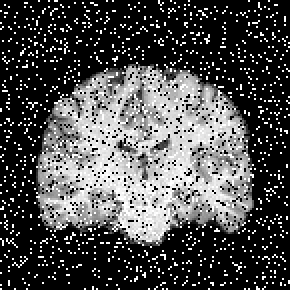
#> input picture BioInfo ll - Project Work/Assignment 06-Image-Processing/brain.png, 145 x 145 px (shown 2 times larger)
$ jupyter execute --allow-errors Bioinf-assignment-06-Image-Processing.ipynb   (older library calls are emulated)
#> lines starting #> are read from the running program, lines starting #| are printed output that depends on the picture; after the words box and inside, x2 and y2 are one past the last pixel; in counts of white or black regions, pixels touching at a corner belong together
[cell 1]
import scipy.misc as sm
from scipy import ndimage
import numpy as np
import matplotlib.pyplot as plt
from skimage import data
from skimage import filters
from skimage.morphology import erosion, disk

# a) Read the grayscale image brain.png, which is provided on the lecture homepage. Reduce the salt and pepper noise in the image using a median filter.

[cell 2]
png_file = sm.imread("brain.png", flatten = False, mode = 'L')
#> png_file is the input picture: shape (145, 145); min 0, max 255, mean 78.3
plt.imshow(png_file)
plt.gray()
plt.title('Main image')
plt.show()

med_denoised = ndimage.median_filter(png_file, 5)
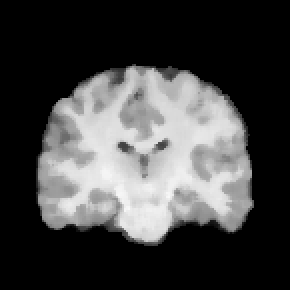
#> med_denoised: shape (145, 145) (shown 2 times larger); min 0, max 249, mean 67.5
plt.title('Denoised image')
plt.imshow(med_denoised)
plt.show()

# b) Otsu thresholding is a histogram based method for image segmentation. Use it to find an intensitythreshold to segment brain pixels from background. Use Otsu thresholding again to find the threshold only over the brain pixels to segment brain's gray matter from the white matter. Using the two thresholds create three binary masks brain-bg.png, brain-gm.png, brain-wm.png, which should be white in regions of background, gray matter, and white matter, respectively, and black elsewhere.

[cell 3]
val = filters.threshold_otsu(png_file)
#> val = 106
#val = filters.threshold_otsu(med_denoised)
mask = med_denoised > val
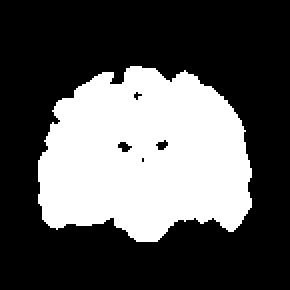
#> mask: shape (145, 145) bool (shown 2 times larger); 34.3% white; 1 white region, box (x1, y1, x2, y2) and area: (19, 33, 126, 121) 7207
print('background separating threshold', val)
#| background separating threshold 106
plt.title('mask for background')
plt.imshow(mask)
plt.show()

brain_matter = np.multiply(png_file, mask)
#brain_matter = np.multiply(med_denoised, mask)
plt.title('Background substracted image')
plt.imshow(brain_matter)
plt.show()

#Converting the background 1 to use the same filter again.. If we dont change the value then then the filter cannot be used..Everytime it will
#separate from background
background = (brain_matter == 0)
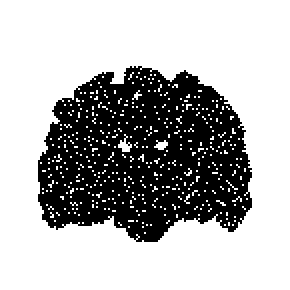
#> background: shape (145, 145) bool (shown 2 times larger); 69.2% white; 1 black region, box (x1, y1, x2, y2) and area: (19, 33, 126, 121) 6474
brain_matter[background] = 255
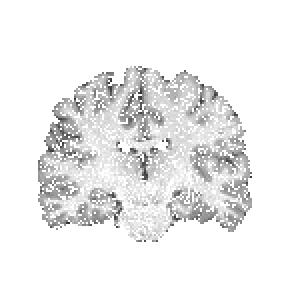
#> brain_matter: shape (145, 145) (shown 2 times larger); min 44, max 255, mean 237.1
val1 = filters.threshold_otsu(brain_matter)
#> val1 = 206
print('gray matter from white matter separating threshold', val1)
#| gray matter from white matter separating threshold 206
#mask1 = brain_matter > val1
#brain_matter0 = np.multiply(brain_matter, mask1)

print('Thresholds:', val, val1)
#| Thresholds: 106 206

#Binary mask for background
#deep copy, the values are copied; in any case if we change the values after denoising
brain_bg = np.copy(png_file)
#brain_bg = np.copy(med_denoised)
brain_bg = brain_bg < val
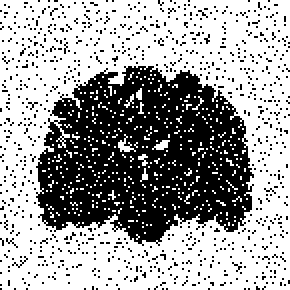
#> brain_bg: shape (145, 145) bool (shown 2 times larger); 63.6% white; 825 black regions (824 under 20 px), largest, box (x1, y1, x2, y2) and area: (18, 33, 127, 123) 6425
#> (the rest of this cell did not finish here and is left out)

# c) Plot a log-scaled histogram of the image, which should show how frequently different intensity values occur in the image. Mark the two intensity thresholds you found in task b). How do thesethresholds divide the histogram?

[cell 4]
plt.hist(png_file.ravel())
#plt.hist(med_denoised.ravel())
plt.title('Log-scaled histogram of different intensity values')
plt.xlabel('Intensity')
plt.ylabel('Frequency')
plt.yscale('log')
plt.axvline(val, color='r', linestyle='dashed', linewidth=2)
plt.axvline(val1, color='r', linestyle='dashed', linewidth=2)
plt.savefig('C:\\Users\\Tamal\\Documents\\3rd Semester\\Bioinfo ll\\Last Assignment Tasks\\Task 6\\task_c_Log_scaled_Histogram.png')
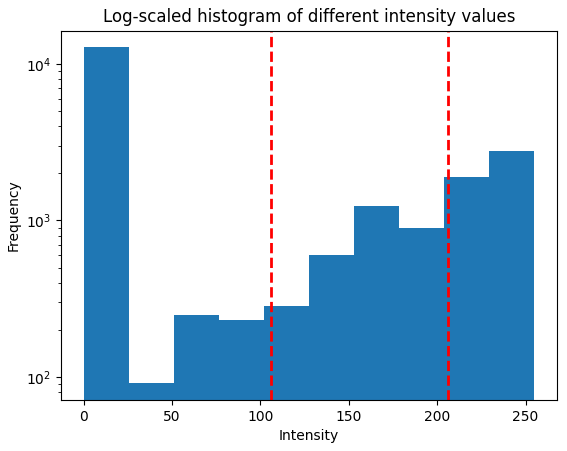
#> figure drawn by matplotlib, 1 panel; tallest bar 12750 high, from x = 0 to 25.5
plt.show()

# d) Combine the three masks into a single color image so that background, gray matter, and white matter are mapped to red, green and blue, respectively.

#> (a cell that did not finish here is left out)

# e) Use erosion filter to produce a boundary between the gray and white matter. Put that boundary on the denoised input image.

[cell 6]
brain_wm1 = np.copy(med_denoised)
brain_wm1 = brain_wm1 >= val1
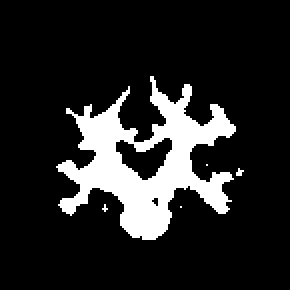
#> brain_wm1: shape (145, 145) bool (shown 2 times larger); 14.6% white; 5 white regions (4 under 20 px), largest, box (x1, y1, x2, y2) and area: (28, 38, 118, 120) 3061
white_matter = np.multiply(med_denoised, brain_wm1)
#plt.imshow(white_matter)
#plt.show()

selem = disk(1)
eroded = erosion(white_matter, selem)
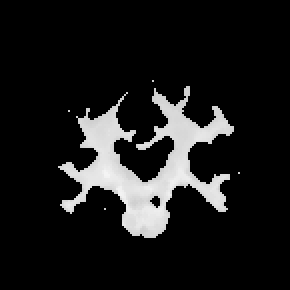
#> eroded: shape (145, 145) (shown 2 times larger); min 0, max 244, mean 26
#plt.imshow(eroded)
#plt.show()

inverted_wh_mask = 1 - brain_wm1
#plt.imshow(inverted_wh_mask)
#plt.show()

brain_contour = np.multiply(med_denoised, inverted_wh_mask) + eroded
plt.imshow(brain_contour)
plt.savefig('C:\\Users\\Tamal\\Documents\\3rd Semester\\Bioinfo ll\\Last Assignment Tasks\\Task 6\\task_e_brain_contour.png')
plt.show()

# f) Use bilinear interpolation to upsample the image by a factor of four along each axis. Apply the same thresholds as in b) to obtain a segmentation into background, gray matter, and white matter. Upsample the masks from b) in the same way and compare the upsampled masks to the masks from the upsampled image. Can you see a difference? Why? (4P)

[cell 7]
brain_fig = np.copy(png_file)
upsampled_brain_fig = ndimage.zoom(brain_fig, 4, order=1)
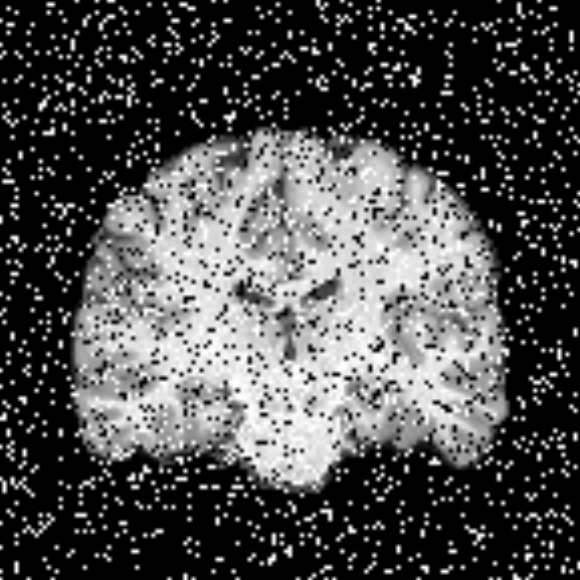
#> upsampled_brain_fig: shape (580, 580); min 0, max 255, mean 78.9
sm.imsave('C:\\Users\\Tamal\\Documents\\3rd Semester\\Bioinfo ll\\Last Assignment Tasks\\Task 6\\task_f_Upsampled_brain_fig.png',upsampled_brain_fig)

#plt.imshow(upsampled_brain)
#plt.show()
upsampled_bg = upsampled_brain_fig
upsampled_bg = upsampled_bg < val
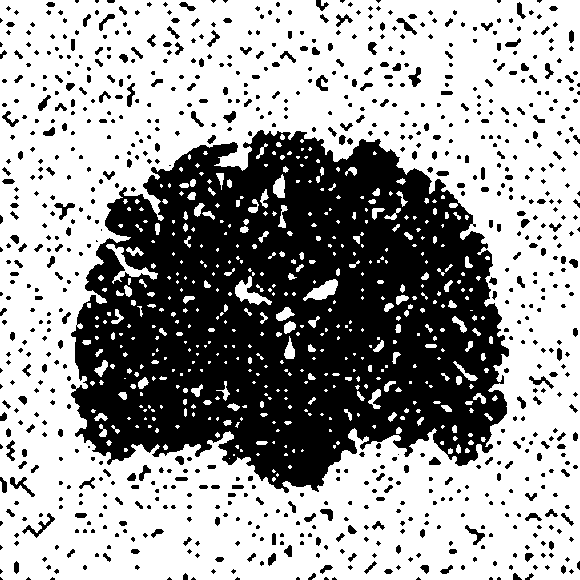
#> upsampled_bg: shape (580, 580) bool; 62.7% white; 834 black regions (573 under 20 px), largest, box (x1, y1, x2, y2) and area: (71, 130, 509, 493) 105949, (22, 513, 55, 538) 186, (10, 477, 35, 497) 154
plt.imshow(upsampled_bg,cmap = 'gray', vmin = 0 ,vmax = 1)
plt.show()
#> (the rest of this cell did not finish here and is left out)
